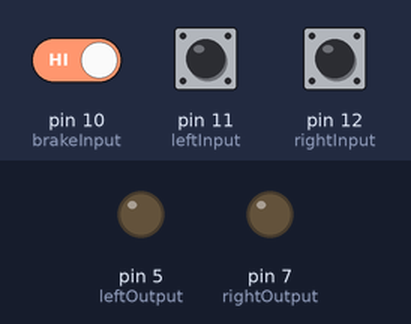
Recording of a sketch running on a simulated Arduino Uno, built with avr-gcc and run on an emulated ATmega328P. Shown: output pins drawn as LEDs (lit = HIGH). Inputs (shaded band) come from the test bench; at power-on: pin 11 (leftInput) LOW, pin 12 (rightInput) LOW, pin 10 (brakeInput) HIGH.

Above: at 1.2 s.
1.3 s: pin 11 (leftInput) pulled HIGH for 0.15 s
At 1.5 s:
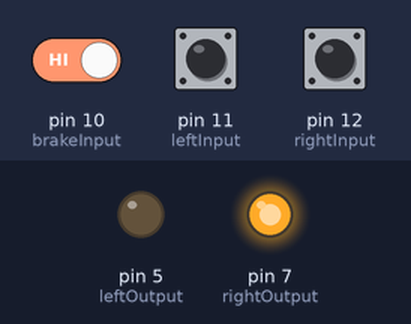
3.1 s: pin 12 (rightInput) pulled HIGH for 0.15 s
At 3.3 s:
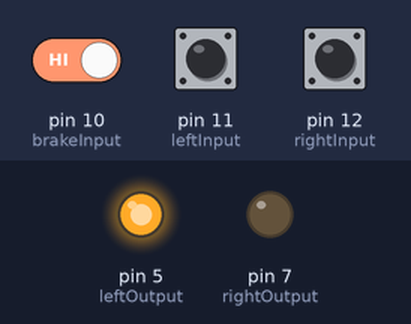
4.9 s: pin 12 (rightInput) pulled HIGH for 3.2 s
At 9.3 s:
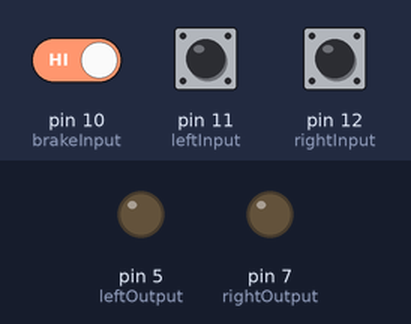
9.7 s: pin 11 (leftInput) pulled HIGH for 3.2 s
At 10.5 s:
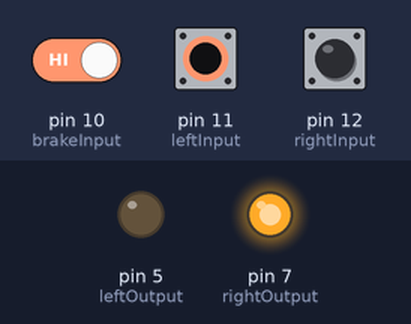
14.5 s: pin 10 (brakeInput) driven LOW and pin 11 (leftInput) driven HIGH and pin 12 (rightInput) driven HIGH
At 15.4 s:
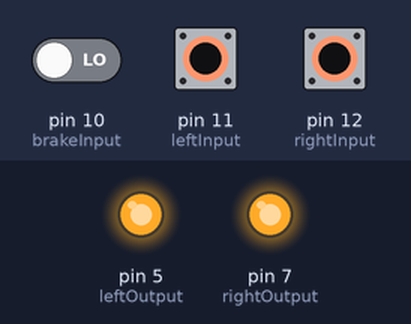
Timing chart, 0 to 17.1 s (numbered marks = the images above; inputs shaded):
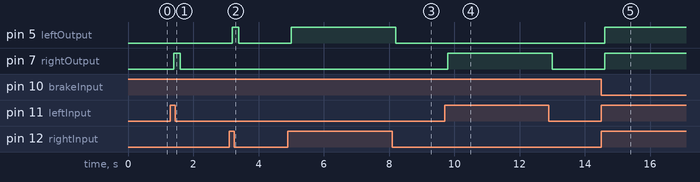

The sketch:

trailer.ino
```cpp
int leftOutput = 5;
int rightOutput = 7;

int brakeInput = 10;

int leftInput = 11;
int rightInput = 12;

int time = 100;
int brakeRead = 0;
int leftRead = 0;
int rightRead = 0;
int leftWrite = 0;
int rightWrite = 0;

void setup() {
    pinMode(brakeInput, INPUT);
    pinMode(leftInput, INPUT);
    pinMode(rightInput, INPUT);

    pinMode(leftOutput, OUTPUT);
    pinMode(rightOutput, OUTPUT);
}

void loop() {
    leftRead = digitalRead(leftInput);
    rightRead = digitalRead(rightInput);
    delay(time);
    brakeRead = digitalRead(brakeInput);

    leftWrite = 0;
    rightWrite = 0;

    if (leftRead == 1 && rightRead == 1 && brakeRead == 0) {
        leftWrite = 1;
        rightWrite = 1;
    } else if (leftRead == 1 && rightRead == 0 && brakeRead == 0) {
        leftWrite = 1;
    } else if (leftRead == 0 && rightRead == 1 && brakeRead == 0) {
        rightWrite = 1;
    } else if (leftRead == 0 && rightRead == 1 && brakeRead == 1) {
        leftWrite = 1;
    } else if (leftRead == 1 && rightRead == 0 && brakeRead == 1) {
        rightWrite = 1;
    }

    digitalWrite(leftOutput, leftWrite);
    digitalWrite(rightOutput, rightWrite);
}
```

Measured:
- after the input at 1.3 s, pin 7 (rightOutput): LOW → HIGH after 0.10 s, → LOW 0.20 s later
- after the input at 3.1 s, pin 5 (leftOutput): LOW → HIGH after 0.10 s, → LOW 0.20 s later
- after the input at 4.9 s, pin 5 (leftOutput): LOW → HIGH after 0.10 s, → LOW 3.2 s later
- after the input at 9.7 s, pin 7 (rightOutput): LOW → HIGH after 0.10 s, → LOW 3.2 s later
- after the input at 14.5 s, pin 5 (leftOutput), pin 7 (rightOutput): LOW → HIGH after 0.10 s
